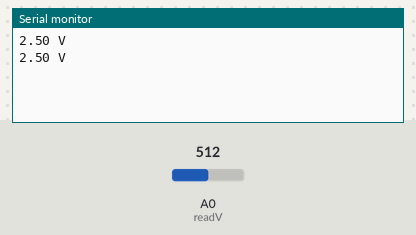
A sketch run on a simulated Arduino Uno, built with avr-gcc and run on an emulated ATmega328P. Parts: the last lines printed to the serial monitor. Inputs (shaded band) come from the test bench; at power-on: A0 (readV) = 512.

Above: at 1.8 s.
1.9 s: A0 (readV) set to 716
At 2.8 s:
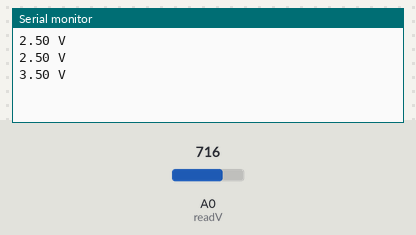
3.4 s: A0 (readV) set to 900
At 4.4 s:
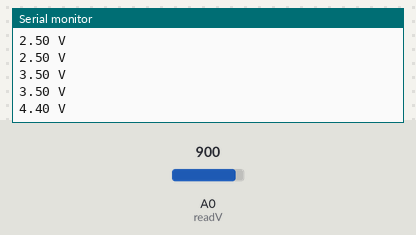
Timing chart, 0 to 6.4 s (numbered marks = the images above; inputs shaded):
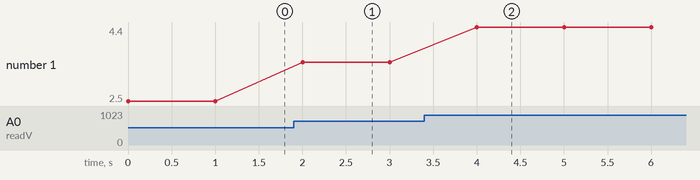

Measured:
- after the input at 1.9 s, the serial monitor: prints a new line after 0.10 s (image 1)
- after the input at 3.4 s, the serial monitor: prints a new line after 0.60 s (image 2)
- plotted number 1: 2.5 → 3.5 after the input at 1.9 s, 3.5 → 4.4 after the input at 3.4 s

The sketch:

ej3.ino
```cpp
const int readV = A0;

void setup() {
  // put your setup code here, to run once:
  Serial.begin(9600);
}

void loop() {
  // put your main code here, to run repeatedly:
  int value = analogRead(readV);
  Serial.print(value * 5/1023.0f);
  Serial.println(" V");
  delay(1000);
}
```
